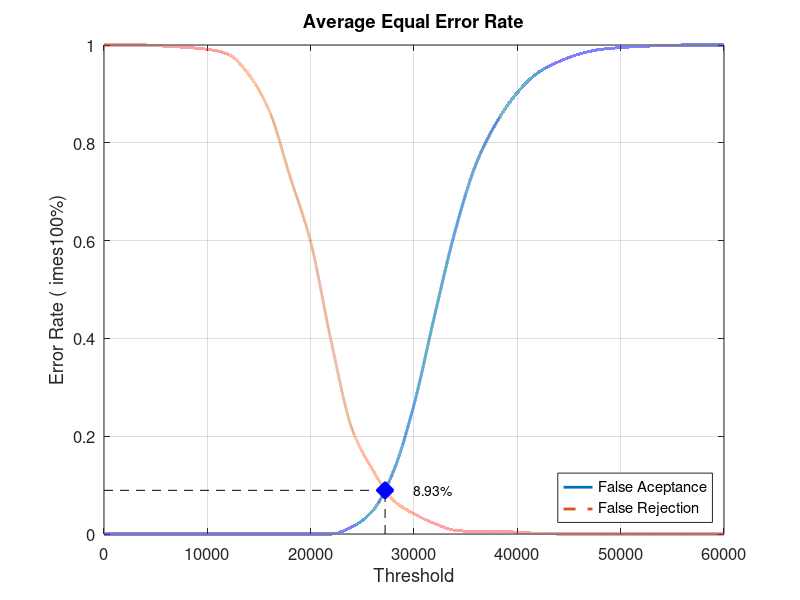
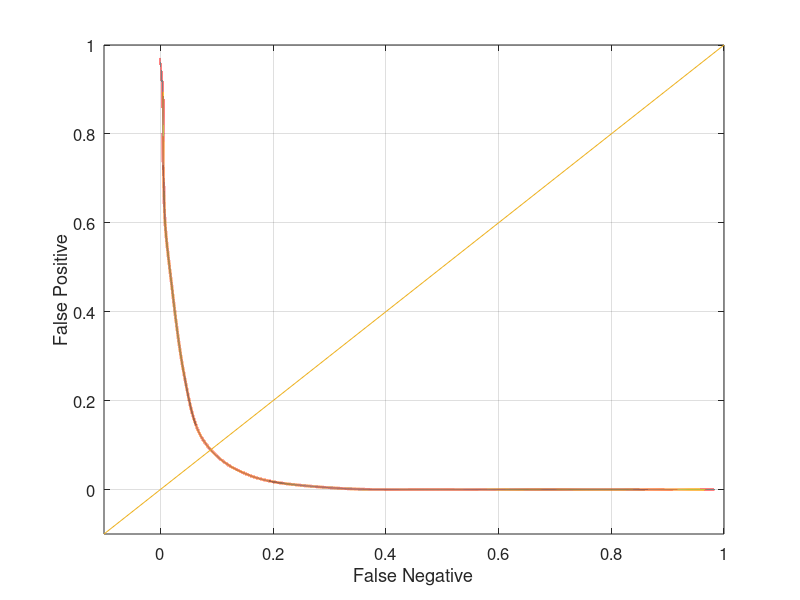

Recreate these plots in MATLAB, in order.
close all;
clear;
clc;
x = 0:2000:60000;
xq = 0:0.5:60000;

y0 = [0 0 0 0 0 0 0 0 0 0 0 0 0.0144737 0.0473684 0.127632 0.264474 0.447368 0.621053 0.756579 0.842105 0.902632 0.943421 0.965789 0.981579 0.990789 0.994737 0.997368 0.998684 1 1 1]
yy0 = interp1(x, y0, xq, 'pchip');
y1 = [1 1 1 0.9975 0.995 0.99125 0.98125 0.94 0.865 0.73125 0.5975 0.3925 0.215 0.13125 0.06875 0.04125 0.02125 0.0075 0.005 0.005 0.00375 0.00125 0 0 0 0 0 0 0 0 0]
yy1 = interp1(x, y1, xq, 'pchip');

% Calculating EER: 
y2 = abs(y0 - y1);
find(y2 == min(y2))
yy2 = abs(yy0 - yy1);
xEER = find(yy2 == min(yy2));
xEERIndex = xq(xEER) % X-axis EER
yEER = yy0(xEER) % Y-axis EER

main = figure
plot(xq, yy0,'-','LineWidth', 2);	hold on
plot(xq, yy1,'--','LineWidth', 2);	hold on
plot([xEERIndex xEERIndex], [0 yEER], 'k--');	hold on
plot([0 xEERIndex], [yEER yEER], 'k--');	hold on
plot(xEERIndex, yEER, 'bx', 'LineWidth', 10);	hold on
text(xEERIndex + 10 * xEERIndex / 100, yEER, [num2str(round((10000 * yEER)) / 100) '%'])
legend('False Aceptance', 'False Rejection', 'Location', 'SouthEast')
xlabel('Threshold')
ylabel('Error Rate (	imes100%)')
title('Average Equal Error Rate')
set(gca, 'FontSize', 12)
axis([0 60000 0 1])
grid on

print(main, 'Experiment5AverageMain', '-dpng');
FNRxFPR = figure('Color', [1 1 1]);
plot(yy1, yy0, '-', yy1, yy0, 'LineWidth', 2);
hold on
y = -0.1:0.1:1
plot(y, y); 
set(gca, 'FontSize', 12)
xlabel('False Negative')
ylabel('False Positive')
axis([-0.1 1 -0.1 1])
set(gca, 'FontSize', 12)
grid on

print(FNRxFPR, 'Experiment5AverageFNRxFPR','-dpng');
